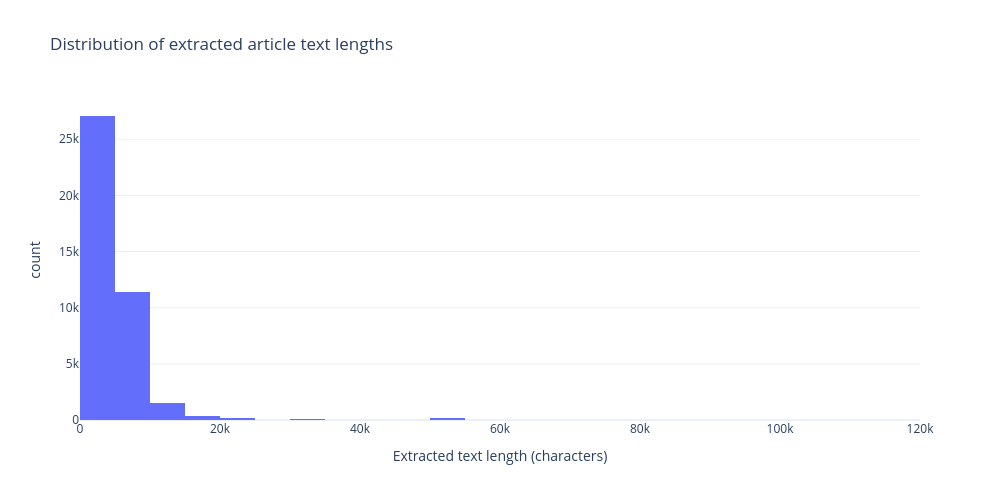

The notebook cell this image was saved under:
### Code cell
fig_text_len = px.histogram(
    report_df,
    x="text_len",
    nbins=50,
    title="Distribution of extracted article text lengths",
    labels={"text_len": "Extracted text length (characters)", "count": "Number of articles"}
)

fig_text_len.update_layout(
    template="plotly_white",
    width=1000,
    height=500
)

fig_text_len.show()
fig_text_len.write_image("figures/text_length_distribution.pdf")

### Figure 1 — Plotly figure (JSON) as saved in the notebook; plotly's stock layout.template omitted (floating-point values rounded to 4 significant figures; data arrays with more than 128 entries replaced by an {"elided": "..."} marker saying what was removed)
{"data": [{"bingroup": "x", "hovertemplate": "Extracted text length (characters)=%{x}<br>count=%{y}<extra></extra>", "legendgroup": "", "marker": {"color": "#636efa", "pattern": {"shape": ""}}, "name": "", "nbinsx": 50, "orientation": "v", "showlegend": false, "type": "histogram", "x": {"elided": "40901 int values"}, "xaxis": "x", "yaxis": "y"}], "layout": {"barmode": "relative", "height": 500, "legend": {"tracegroupgap": 0}, "title": {"text": "Distribution of extracted article text lengths"}, "width": 1000, "xaxis": {"anchor": "y", "domain": [0, 1], "title": {"text": "Extracted text length (characters)"}}, "yaxis": {"anchor": "x", "domain": [0, 1], "title": {"text": "count"}}}}
